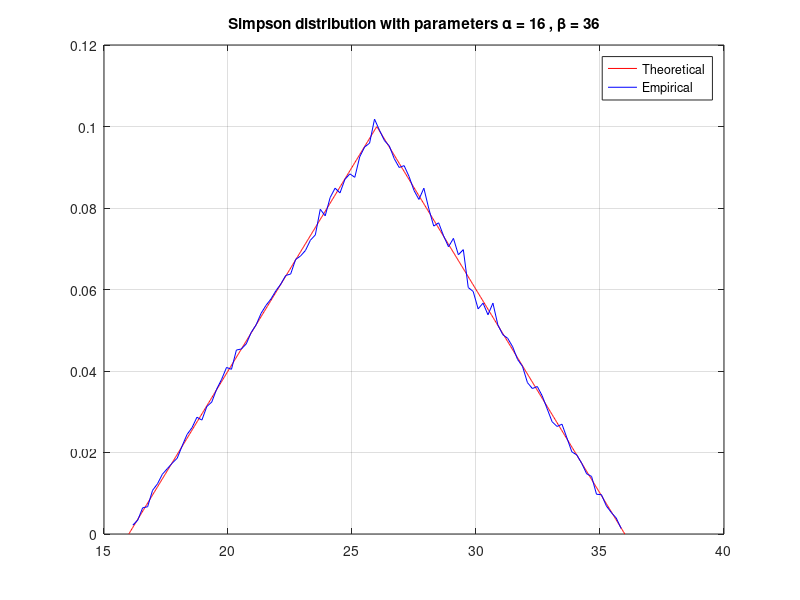

MATLAB code for this plot:
clear, clc;
% The Simpson (triangular) distrubution

% Parameters:
alpha = 16; betta = 36; % Given: (betta-alpha) > 0

% The probability density function (PDF):
f = @(x)(2*(1-abs(alpha+betta-2*x)/(betta-alpha))) /(betta-alpha);

N = 100000; % Sample length.

X = zeros(1,N); % Array for random variables.

% Divide the range into 1000 points:
x = linspace(alpha,betta,1000);

% Count the density for each x:
F = f(x);

for i=1:N
    X(i) = alpha + 0.5*(betta-alpha)*(rand()+rand());
end

[yh, xh] = hist(X,100) % Show histogram.
yh = yh/(length(X)*(xh(2)-xh(1))); % Count the density on the histogram.

plot (x,F,'r', xh,yh,'b') 
grid on

title( ['Simpson distribution with parameters \alpha = ',num2str(alpha),' , \beta = ',num2str(betta)] )
legend('Theoretical','Empirical')

